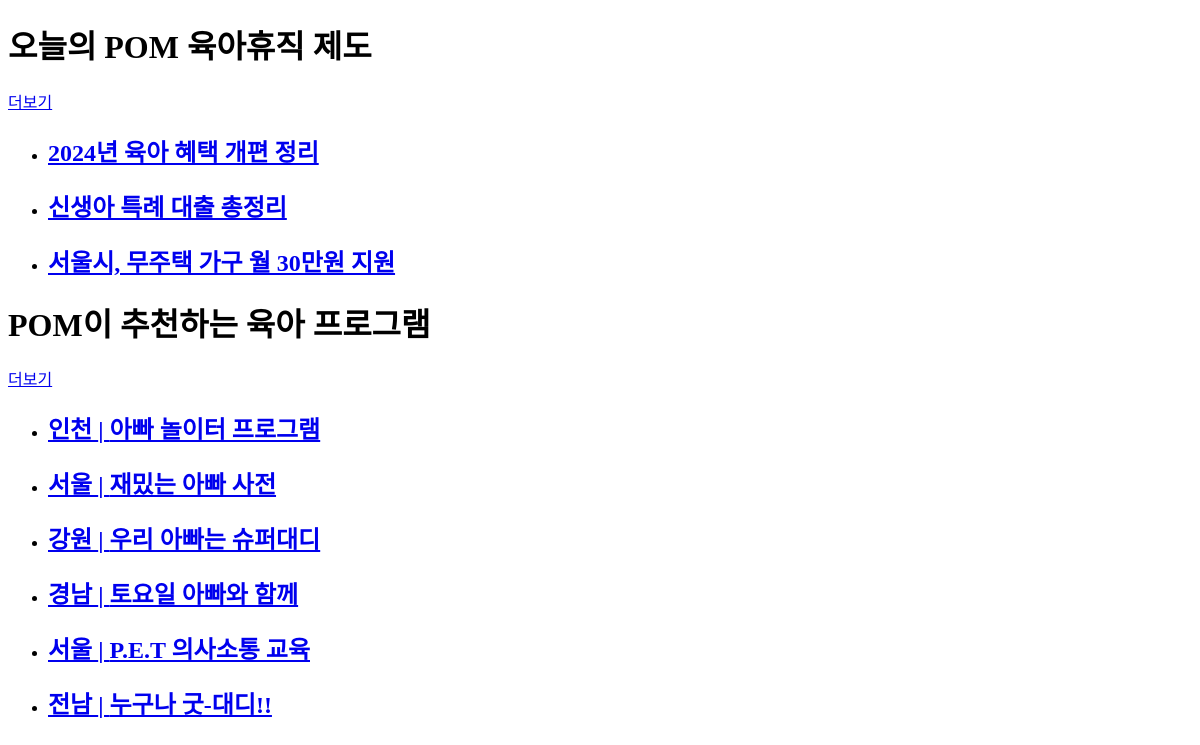
Page /program/ on the earlier database version.
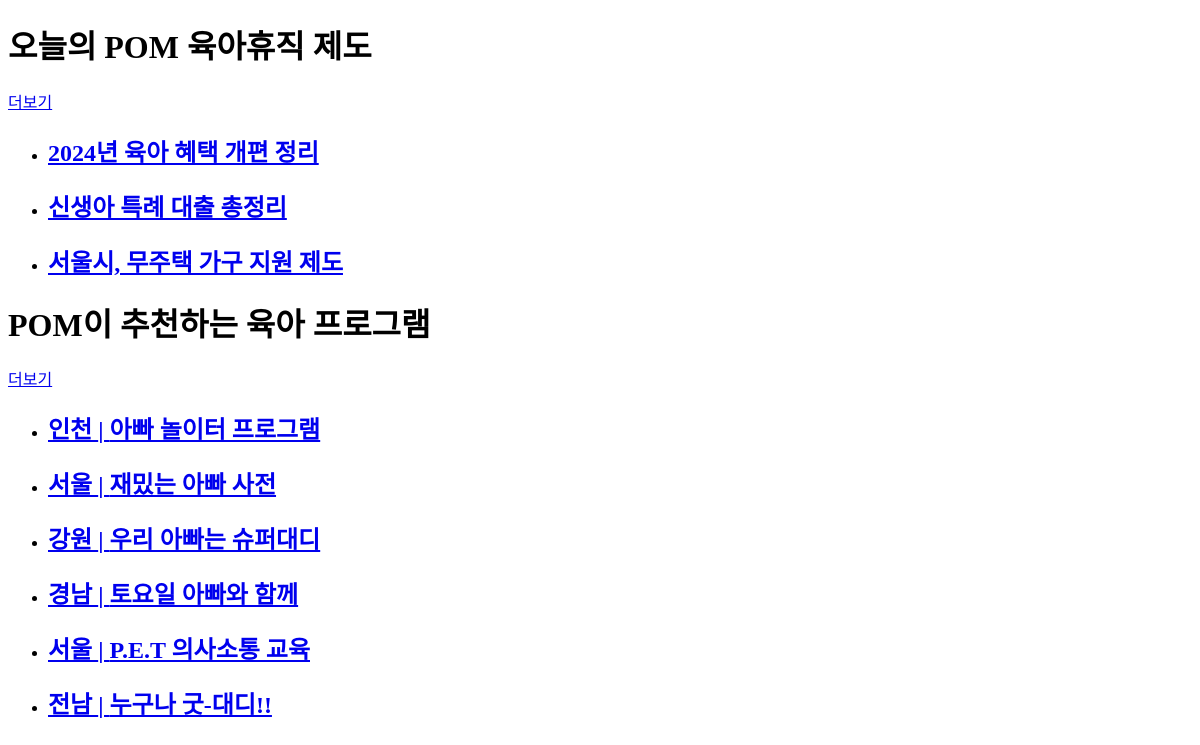
Same page on the later database version.
### program/models.py (models this page shows, shortened)
class Policy(models.Model):
    title = models.CharField(max_length=200)
    created_at = models.DateTimeField(auto_now_add=True)  #최신 등록순

### program/views.py (the view)
# urls.py: path('', program_home, name='program_home'),
def program_home(request):
    programs = Program.objects.all()[:6]
    policies = Policy.objects.annotate(scrap_count=Count('scraps')).order_by('-created_at')[:3]
    return render(request, 'program/program_home.html', {'programs': programs, 'policies': policies})

### program/templates/program/program_home.html (shortened to what this page needs)
<!DOCTYPE html>
<html>
<head>
</head>
<body>
    <h1>오늘의 POM 육아휴직 제도</h1>
    <a href="{% url 'program:policy_list' %}">더보기</a>
    <ul>
        {% for policy in policies|slice:":3" %}
            <li>
                <h2 class="title"><a href="{% url 'program:policy_detail' policy.id %}">{{ policy.title }}</a></h2>
            </li>
        {% endfor %}
    </ul>
    <h1>POM이 추천하는 육아 프로그램</h1>
    <a href="{% url 'program:program_list' %}">더보기</a>
    <ul>
        {% for program in programs %}
            <li>
                <h2 class="title"><a href="{% url 'program:program_detail' program.id %}">{{ program.region }} | {{ program.title }}</a></h2>
            </li>
        {% endfor %}
    </ul>
</body>
</html>

Differences in the rows shown:
changed Policy: title "서울시, 무주택 가구 월 30만원 지원" → "서울시, 무주택 가구 지원 제도"
